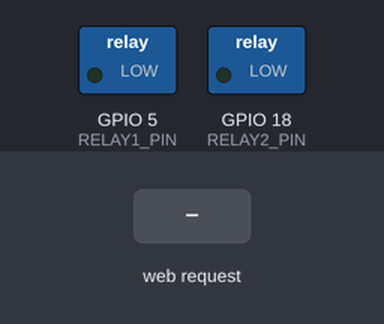
A program run on a simulated ESP32. Parts: switched loads named in the program (green lamp = pin HIGH). The test bench sets the inputs (shaded band). WiFi joins after 1.5 s; servers stay silent unless stated; storage starts empty; nothing arrives over Bluetooth unless stated; what the program prints to the serial monitor is not drawn.

Above: at 3.7 s.
3.8 s: HTTP request GET /relay1/toggle received
At 6.6 s:
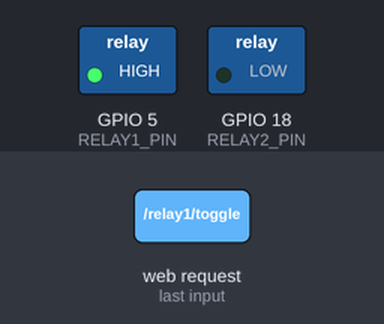
6.8 s: HTTP request GET /relay2/toggle received
At 8.0 s:
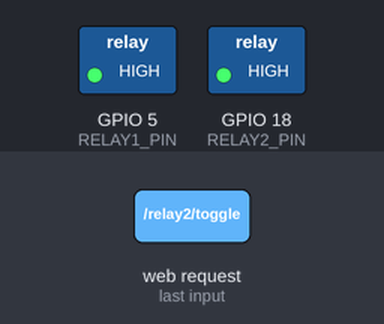
8.3 s: HTTP request GET /relay1/toggle received
At 9.5 s:
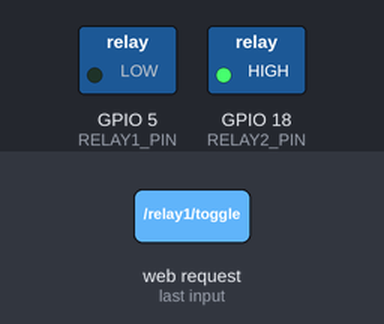
Timing chart, 0 to 11.3 s (numbered marks = the images above; inputs shaded):
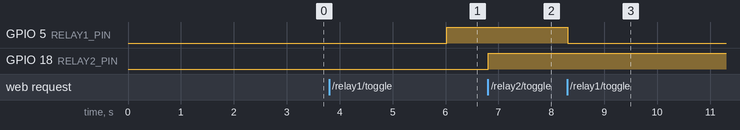

The program:

main.cpp
```cpp
#include <Arduino.h>
#include <WiFi.h>
#include <WebServer.h>
#include <LittleFS.h>
#include <NimBLEDevice.h>

// Настройки сети
const char* ssid = "iPhone Алексей";
const char* password = "123456789";

WebServer server(80);

// Состояния реле
bool relay1State = false;
bool relay2State = false;

// Пины управления
const int RELAY1_PIN = 5;
const int RELAY2_PIN = 18;

// Данные с датчика ATC
float currentTemp = 0;
float currentHum = 0;
int currentBatt = 0;
unsigned long lastSensorTime = 0;

NimBLEScan* pBLEScan;
const int scanTime = 3;

// ================== BLE ОБРАБОТЧИК (исправлено для 1.4.3) ==================
class MyCallbacks : public NimBLEAdvertisedDeviceCallbacks {
  void onResult(NimBLEAdvertisedDevice* device) override {
    String name = device->getName().c_str();

    // Ищем датчики ATC
    if (name.indexOf("ATC_") == 0 && device->haveServiceData()) {
      std::string serviceData = device->getServiceData();
      uint8_t* data = (uint8_t*)serviceData.data();
      size_t len = serviceData.length();

      if (len >= 15) {
        // Температура: байты 6-7 (little-endian) / 100
        uint16_t tempRaw = (data[7] << 8) | data[6];
        currentTemp = tempRaw / 100.0;

        // Влажность: байты 8-9 (little-endian) / 100
        uint16_t humRaw = (data[9] << 8) | data[8];
        currentHum = humRaw / 100.0;

        // Батарея: байт 12
        currentBatt = data[12];
        lastSensorTime = millis();

        Serial.printf("📡 ATC: T=%.1f°C H=%.1f%% B=%d%%\n",
                      currentTemp, currentHum, currentBatt);
      }
    }
  }
};

// ================== НАСТРОЙКА ВЕБ-СЕРВЕРА ==================
void setupWebServer() {
  // Главная страница
  server.on("/", HTTP_GET, []() {
    File file = LittleFS.open("/index.html", "r");
    if (!file) {
      server.send(200, "text/html", "<h1>ESP32 работает!</h1><p>Файл index.html не найден</p>");
      return;
    }
    server.streamFile(file, "text/html");
    file.close();
  });

  // Управление реле 1
  server.on("/relay1/toggle", HTTP_GET, []() {
    relay1State = !relay1State;
    digitalWrite(RELAY1_PIN, relay1State ? HIGH : LOW);
    server.send(200, "text/plain", relay1State ? "on" : "off");
  });

  // Управление реле 2
  server.on("/relay2/toggle", HTTP_GET, []() {
    relay2State = !relay2State;
    digitalWrite(RELAY2_PIN, relay2State ? HIGH : LOW);
    server.send(200, "text/plain", relay2State ? "on" : "off");
  });

  // Статус для AJAX
  server.on("/status", HTTP_GET, []() {
    String json = "{";
    json += "\"relay1\":\"" + String(relay1State ? "on" : "off") + "\",";
    json += "\"relay2\":\"" + String(relay2State ? "on" : "off") + "\",";

    if (millis() - lastSensorTime < 30000) {
      json += "\"temp\":" + String(currentTemp, 1) + ",";
      json += "\"hum\":" + String(currentHum, 0) + ",";
      json += "\"battery\":" + String(currentBatt);
    } else {
      json += "\"temp\":0,\"hum\":0,\"battery\":0";
    }

    json += "}";
    server.send(200, "application/json", json);
  });

  server.begin();
  Serial.println("✅ Веб-сервер запущен на http://" + WiFi.localIP().toString());
}

// ================== НАСТРОЙКА ==================
void setup() {
  Serial.begin(115200);
  delay(1000);

  WiFi.mode(WIFI_STA);
  WiFi.begin("iPhone Алексей", "123456789");

  Serial.println("\n==================================");
  Serial.println("ESP32 + Веб-интерфейс + ATC Sensor");
  Serial.println("==================================");

  // Настройка пинов реле
  pinMode(RELAY1_PIN, OUTPUT);
  pinMode(RELAY2_PIN, OUTPUT);
  digitalWrite(RELAY1_PIN, LOW);
  digitalWrite(RELAY2_PIN, LOW);
  Serial.println("✅ Реле настроены");

  // Подключение к Wi-Fi
  Serial.printf("\n📡 Подключение к Wi-Fi: %s\n", ssid);
  WiFi.begin(ssid, password);

  int attempts = 0;
  while (WiFi.status() != WL_CONNECTED && attempts < 40) {
    delay(500);
    Serial.print(".");
    attempts++;
  }

  if (WiFi.status() == WL_CONNECTED) {
    Serial.println("\n✅ Wi-Fi подключен!");
    Serial.printf("   IP адрес: %s\n", WiFi.localIP().toString().c_str());

    // Монтируем LittleFS
    if(!LittleFS.begin(true)) {
      Serial.println("❌ Ошибка монтирования LittleFS");
    } else {
      Serial.println("✅ LittleFS смонтирована");
    }

    // Запускаем веб-сервер
    setupWebServer();

    Serial.println("\n📱 Откройте браузер: http://" + WiFi.localIP().toString());

  } else {
    Serial.println("\n❌ Ошибка подключения к Wi-Fi");
  }

  // Инициализация BLE (исправлено для 1.4.3)
  NimBLEDevice::init("ESP32_Relay");
  pBLEScan = NimBLEDevice::getScan();

  // В версии 1.4.3 используется setAdvertisedDeviceCallbacks
  pBLEScan->setAdvertisedDeviceCallbacks(new MyCallbacks());

  pBLEScan->setActiveScan(true);
  pBLEScan->setInterval(100);
  pBLEScan->setWindow(99);
  pBLEScan->setMaxResults(0);
  Serial.println("✅ BLE инициализирован");

  Serial.println("==================================\n");
}

// ================== ГЛАВНЫЙ ЦИКЛ ==================
void loop() {
  server.handleClient();

  // Сканируем BLE каждые 3 секунды
  static unsigned long lastScan = 0;
  if (millis() - lastScan > 3000) {
    if (!pBLEScan->isScanning()) {
      pBLEScan->start(scanTime, false);
    }
    lastScan = millis();
  }

  delay(10);
}
```

Measured:
- after the input at 3.8 s, GPIO 5 (RELAY1_PIN): LOW → HIGH after 2.2 s
- after the input at 6.8 s, GPIO 18 (RELAY2_PIN): LOW → HIGH at once
- after the input at 8.3 s, GPIO 5 (RELAY1_PIN): HIGH → LOW at once
